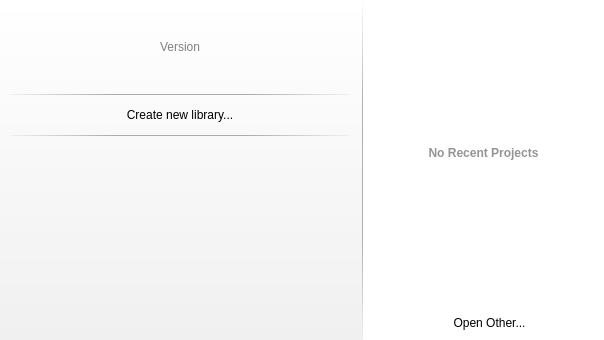
<?xml version="1.0" encoding="UTF-8"?>
<ui version="4.0">
 <class>ChooseLibraryWidget</class>
 <widget class="QWidget" name="ChooseLibraryWidget">
  <property name="geometry">
   <rect>
    <x>0</x>
    <y>0</y>
    <width>604</width>
    <height>340</height>
   </rect>
  </property>
  <property name="windowTitle">
   <string/>
  </property>
  <property name="styleSheet">
   <string notr="true">QToolButton#toolButtonClose {
border: none;
background: url(:/general/close-window.png);
}
QToolButton#toolButtonClose:hover {
background: url(:/general/close-window-hover.png);
}

ChooseLibraryWidget {
	border: 1px solid red;
	border-radius: 3px;
}

QFrame#frameBackgroundGradient {
	background: qlineargradient(spread:pad, x1:0, y1:1, x2:0, y2:0, stop:0 rgba(240, 240, 240, 255), stop:1 rgba(255, 255, 255, 255));
}

QToolButton#toolButtonOpen {
	background: white;
	border: none;
	font-size: 12px;
	padding-left: 12px;
}

QToolButton#toolButtonCreate {
	background: none;
	border: none;
	font-size: 12px;
}

QToolButton#toolButtonCreate:hover {
	background: qlineargradient(spread:pad, x1:0, y1:0, x2:1, y2:0, stop:0 rgba(245, 245, 245, 255), stop:0.251232 rgba(255, 255, 255, 255), stop:0.738916 rgba(255, 255, 255, 255), stop:1 rgba(246, 246, 246, 255));
}

QWidget#pageNoProjects {
background: white;
}

QFrame#lineVertical {
background: qlineargradient(spread:pad, x1:0, y1:0, x2:0, y2:1, stop:0 rgba(254, 254, 254, 255), stop:0.305419 rgba(174, 174, 174, 255), stop:0.699507 rgba(174, 174, 174, 255), stop:1 rgba(239, 239, 239, 255));
}

QFrame#line1, QFrame#line2 {
background: qlineargradient(spread:pad, x1:0, y1:0, x2:1, y2:0, stop:0 rgba(241, 241, 241, 255), stop:0.305419 rgba(171, 171, 171, 255), stop:0.694581 rgba(171, 171, 171, 255), stop:1 rgba(242, 242, 242, 255))
}

QLabel#labelNoRecent {
	color: rgb(148, 148, 148);
	font-weight:bold;
}

QLabel#labelVersion {
	color: rgb(128, 128, 128);
}</string>
  </property>
  <layout class="QHBoxLayout" name="horizontalLayout" stretch="3,0,2">
   <property name="spacing">
    <number>0</number>
   </property>
   <property name="leftMargin">
    <number>0</number>
   </property>
   <property name="topMargin">
    <number>0</number>
   </property>
   <property name="rightMargin">
    <number>0</number>
   </property>
   <property name="bottomMargin">
    <number>0</number>
   </property>
   <item>
    <widget class="QFrame" name="frameBackgroundGradient">
     <property name="frameShape">
      <enum>QFrame::NoFrame</enum>
     </property>
     <property name="frameShadow">
      <enum>QFrame::Raised</enum>
     </property>
     <layout class="QVBoxLayout" name="verticalLayout_3">
      <property name="spacing">
       <number>0</number>
      </property>
      <property name="leftMargin">
       <number>0</number>
      </property>
      <property name="topMargin">
       <number>0</number>
      </property>
      <property name="rightMargin">
       <number>0</number>
      </property>
      <property name="bottomMargin">
       <number>0</number>
      </property>
      <item>
       <layout class="QVBoxLayout" name="verticalLayout_2">
        <property name="spacing">
         <number>0</number>
        </property>
        <property name="leftMargin">
         <number>10</number>
        </property>
        <property name="topMargin">
         <number>6</number>
        </property>
        <property name="rightMargin">
         <number>12</number>
        </property>
        <property name="bottomMargin">
         <number>12</number>
        </property>
        <item>
         <layout class="QHBoxLayout" name="horizontalLayout_8">
          <property name="topMargin">
           <number>0</number>
          </property>
          <item>
           <widget class="QToolButton" name="toolButtonClose">
            <property name="minimumSize">
             <size>
              <width>12</width>
              <height>12</height>
             </size>
            </property>
            <property name="maximumSize">
             <size>
              <width>12</width>
              <height>12</height>
             </size>
            </property>
            <property name="text">
             <string/>
            </property>
           </widget>
          </item>
          <item>
           <spacer name="horizontalSpacer_3">
            <property name="orientation">
             <enum>Qt::Horizontal</enum>
            </property>
            <property name="sizeHint" stdset="0">
             <size>
              <width>40</width>
              <height>20</height>
             </size>
            </property>
           </spacer>
          </item>
         </layout>
        </item>
        <item>
         <layout class="QHBoxLayout" name="horizontalLayout_2">
          <property name="topMargin">
           <number>0</number>
          </property>
          <item>
           <widget class="QLabel" name="label">
            <property name="maximumSize">
             <size>
              <width>200</width>
              <height>130</height>
             </size>
            </property>
            <property name="text">
             <string/>
            </property>
            <property name="pixmap">
             <pixmap resource="../resource/general/general.qrc">:/general/logo.png</pixmap>
            </property>
            <property name="scaledContents">
             <bool>true</bool>
            </property>
           </widget>
          </item>
         </layout>
        </item>
        <item>
         <widget class="QLabel" name="labelVersion">
          <property name="text">
           <string>Version</string>
          </property>
          <property name="alignment">
           <set>Qt::AlignCenter</set>
          </property>
         </widget>
        </item>
        <item>
         <spacer name="verticalSpacer_2">
          <property name="orientation">
           <enum>Qt::Vertical</enum>
          </property>
          <property name="sizeType">
           <enum>QSizePolicy::Fixed</enum>
          </property>
          <property name="sizeHint" stdset="0">
           <size>
            <width>20</width>
            <height>40</height>
           </size>
          </property>
         </spacer>
        </item>
        <item>
         <widget class="QFrame" name="line1">
          <property name="maximumSize">
           <size>
            <width>16777215</width>
            <height>1</height>
           </size>
          </property>
          <property name="frameShape">
           <enum>QFrame::NoFrame</enum>
          </property>
          <property name="frameShadow">
           <enum>QFrame::Raised</enum>
          </property>
          <layout class="QHBoxLayout" name="horizontalLayout_7">
           <item>
            <spacer name="horizontalSpacer_2">
             <property name="orientation">
              <enum>Qt::Horizontal</enum>
             </property>
             <property name="sizeHint" stdset="0">
              <size>
               <width>300</width>
               <height>20</height>
              </size>
             </property>
            </spacer>
           </item>
          </layout>
         </widget>
        </item>
        <item>
         <widget class="QToolButton" name="toolButtonCreate">
          <property name="sizePolicy">
           <sizepolicy hsizetype="Minimum" vsizetype="Fixed">
            <horstretch>0</horstretch>
            <verstretch>0</verstretch>
           </sizepolicy>
          </property>
          <property name="minimumSize">
           <size>
            <width>0</width>
            <height>40</height>
           </size>
          </property>
          <property name="text">
           <string>Create new library...</string>
          </property>
         </widget>
        </item>
        <item>
         <widget class="QFrame" name="line2">
          <property name="maximumSize">
           <size>
            <width>16777215</width>
            <height>1</height>
           </size>
          </property>
          <property name="frameShape">
           <enum>QFrame::NoFrame</enum>
          </property>
          <property name="frameShadow">
           <enum>QFrame::Raised</enum>
          </property>
          <layout class="QHBoxLayout" name="horizontalLayout_6">
           <item>
            <spacer name="horizontalSpacer">
             <property name="orientation">
              <enum>Qt::Horizontal</enum>
             </property>
             <property name="sizeHint" stdset="0">
              <size>
               <width>300</width>
               <height>20</height>
              </size>
             </property>
            </spacer>
           </item>
          </layout>
         </widget>
        </item>
        <item>
         <spacer name="verticalSpacer">
          <property name="orientation">
           <enum>Qt::Vertical</enum>
          </property>
          <property name="sizeHint" stdset="0">
           <size>
            <width>20</width>
            <height>40</height>
           </size>
          </property>
         </spacer>
        </item>
       </layout>
      </item>
     </layout>
    </widget>
   </item>
   <item>
    <widget class="QFrame" name="lineVertical">
     <property name="sizePolicy">
      <sizepolicy hsizetype="Fixed" vsizetype="Preferred">
       <horstretch>0</horstretch>
       <verstretch>0</verstretch>
      </sizepolicy>
     </property>
     <property name="maximumSize">
      <size>
       <width>1</width>
       <height>16777215</height>
      </size>
     </property>
     <property name="frameShape">
      <enum>QFrame::NoFrame</enum>
     </property>
     <property name="frameShadow">
      <enum>QFrame::Raised</enum>
     </property>
     <layout class="QHBoxLayout" name="horizontalLayout_5">
      <item>
       <spacer name="verticalSpacer_3">
        <property name="orientation">
         <enum>Qt::Vertical</enum>
        </property>
        <property name="sizeHint" stdset="0">
         <size>
          <width>20</width>
          <height>40</height>
         </size>
        </property>
       </spacer>
      </item>
     </layout>
    </widget>
   </item>
   <item>
    <layout class="QVBoxLayout" name="verticalLayout">
     <property name="spacing">
      <number>0</number>
     </property>
     <item>
      <widget class="QStackedWidget" name="stackedWidget">
       <widget class="QWidget" name="pageNoProjects">
        <layout class="QHBoxLayout" name="horizontalLayout_4">
         <item>
          <widget class="QLabel" name="labelNoRecent">
           <property name="text">
            <string>No Recent Projects</string>
           </property>
           <property name="alignment">
            <set>Qt::AlignCenter</set>
           </property>
          </widget>
         </item>
        </layout>
       </widget>
       <widget class="QWidget" name="pageList">
        <layout class="QHBoxLayout" name="horizontalLayout_3">
         <property name="spacing">
          <number>0</number>
         </property>
         <property name="leftMargin">
          <number>0</number>
         </property>
         <property name="topMargin">
          <number>0</number>
         </property>
         <property name="rightMargin">
          <number>0</number>
         </property>
         <property name="bottomMargin">
          <number>0</number>
         </property>
         <item>
          <widget class="QListWidget" name="listWidgetRecent">
           <property name="frameShape">
            <enum>QFrame::NoFrame</enum>
           </property>
           <property name="frameShadow">
            <enum>QFrame::Plain</enum>
           </property>
          </widget>
         </item>
        </layout>
       </widget>
      </widget>
     </item>
     <item>
      <widget class="QToolButton" name="toolButtonOpen">
       <property name="sizePolicy">
        <sizepolicy hsizetype="Minimum" vsizetype="Fixed">
         <horstretch>0</horstretch>
         <verstretch>0</verstretch>
        </sizepolicy>
       </property>
       <property name="minimumSize">
        <size>
         <width>0</width>
         <height>35</height>
        </size>
       </property>
       <property name="text">
        <string>Open Other...</string>
       </property>
       <property name="icon">
        <iconset resource="../resource/gamewindow/gamewindow.qrc">
         <normaloff>:/gamewindow/open-arrow.png</normaloff>:/gamewindow/open-arrow.png</iconset>
       </property>
       <property name="iconSize">
        <size>
         <width>16</width>
         <height>16</height>
        </size>
       </property>
       <property name="toolButtonStyle">
        <enum>Qt::ToolButtonTextBesideIcon</enum>
       </property>
      </widget>
     </item>
    </layout>
   </item>
  </layout>
 </widget>
 <resources>
  <include location="../resource/gamewindow/gamewindow.qrc"/>
  <include location="../resource/general/general.qrc"/>
 </resources>
 <connections/>
</ui>
